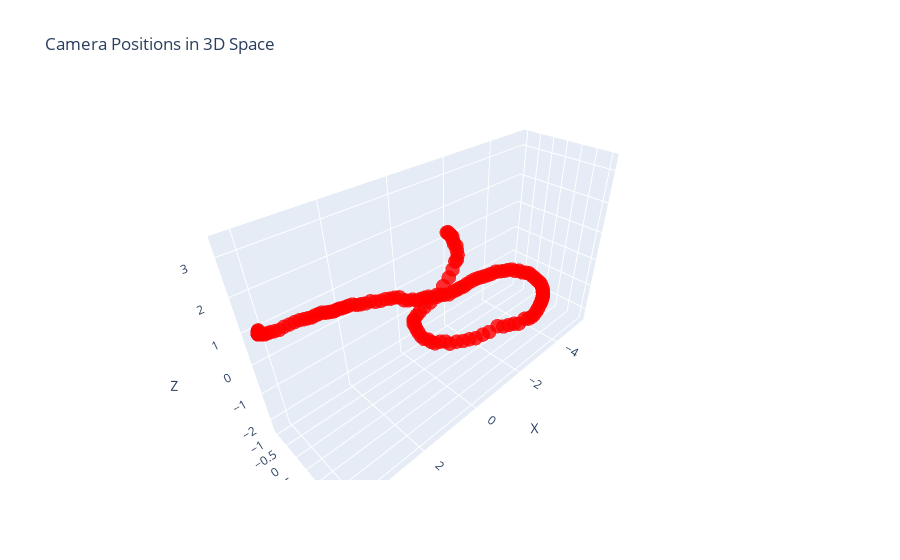

This figure's notebook cell:
### Markdown cell above
# 4. Visualize cameras

### Code cell
fig = go.Figure(data=[go.Scatter3d(
    x=df['CAMERA_POSITION'].apply(lambda pos: pos[0]),
    y=df['CAMERA_POSITION'].apply(lambda pos: pos[1]),
    z=df['CAMERA_POSITION'].apply(lambda pos: pos[2]),
    mode='markers',
    marker=dict(
        size=5,
        color='red',
        opacity=0.8
    )
)])

fig.update_layout(
    scene=dict(
        xaxis_title='X',
        yaxis_title='Y',
        zaxis_title='Z',
        aspectmode='data'
    )
)

fig.update_layout(title_text='Camera Positions in 3D Space')

fig.show()

### Figure 1 — Plotly figure (JSON) as saved in the notebook; plotly's stock layout.template omitted (floating-point values rounded to 4 significant figures; data arrays with more than 128 entries replaced by an {"elided": "..."} marker saying what was removed)
{"data": [{"marker": {"color": "red", "opacity": 0.8, "size": 5}, "mode": "markers", "type": "scatter3d", "x": {"elided": "150 float values"}, "y": {"elided": "150 float values"}, "z": {"elided": "150 float values"}}], "layout": {"scene": {"aspectmode": "data", "xaxis": {"title": {"text": "X"}}, "yaxis": {"title": {"text": "Y"}}, "zaxis": {"title": {"text": "Z"}}}, "title": {"text": "Camera Positions in 3D Space"}}}
